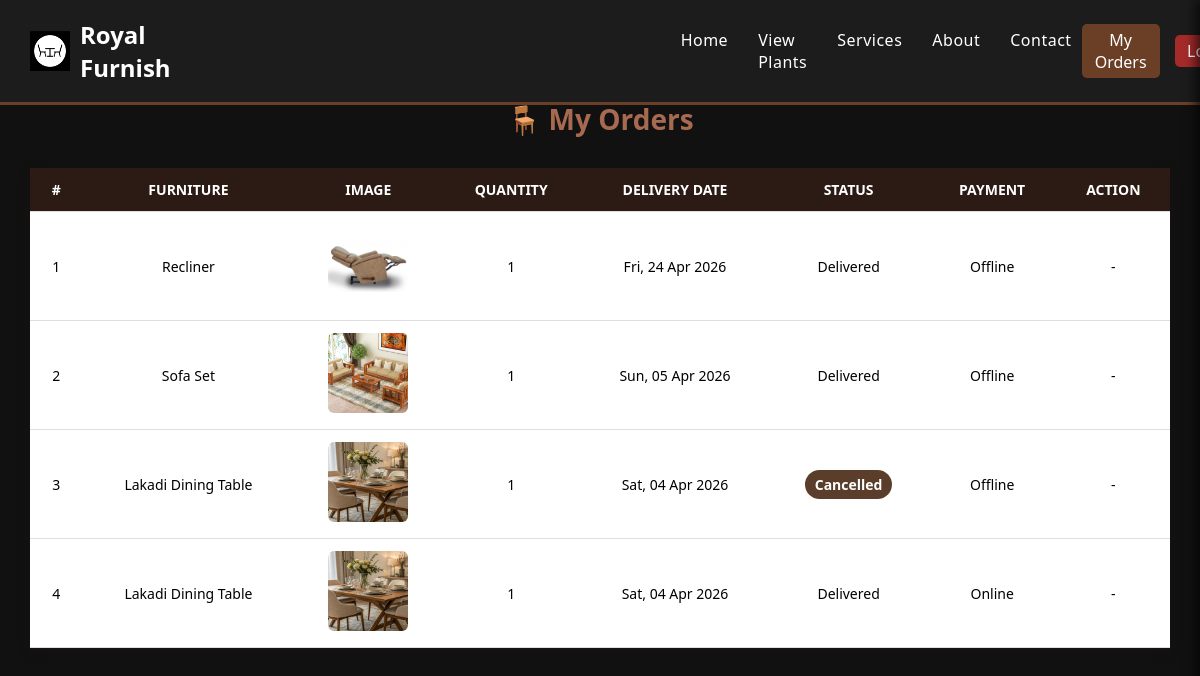
The page /my-orders/ (signed in) on the database its author committed.
### plants/models.py (models this page shows, shortened)
class Booking(models.Model):
    user = models.ForeignKey(User, on_delete=models.CASCADE)
    plant = models.ForeignKey(Plant, on_delete=models.CASCADE)
    first_name = models.CharField(max_length=50, default="N/A")
    last_name = models.CharField(max_length=50, default="N/A")
    contact = models.CharField(max_length=15, default="0000000000")
    address = models.TextField(default="N/A")
    state = models.CharField(max_length=50, default="N/A")
    district = models.CharField(max_length=50, default="N/A")
    location = models.CharField(max_length=50, default="N/A")
    pincode = models.CharField(max_length=10, default="000000")
    pay_method = models.CharField(max_length=10, choices=PAYMENT_CHOICES, default='offline')
    quantity = models.PositiveIntegerField(default=1)
    booking_date = models.DateTimeField(auto_now_add=True)
    delivery_date = models.DateTimeField(default=datetime.now() + timedelta(days=4))
    status = models.CharField(max_length=10, choices=ORDER_STATUS, default='pending')

class Plant(models.Model):
    plant_id = models.CharField(max_length=20, unique=True)
    name = models.CharField(max_length=100)
    info = models.TextField()
    price = models.DecimalField(max_digits=10, decimal_places=2)
    image = models.ImageField(upload_to='plants/')
    plant_type = models.CharField(max_length=100, default='Sapling')
    growth = models.CharField(max_length=50)  # e.g. 5 months / 10 months
    quality = models.CharField(max_length=50)
    quantity = models.IntegerField(default=0)

### plants/views.py (the view)
# urls.py: path('my-orders/', views.user_my_orders, name='user_my_orders'),
@login_required
def user_my_orders(request):
    bookings = Booking.objects.filter(user=request.user).order_by('-booking_date')
    return render(request, 'user_my_orders.html', {'bookings': bookings})

### templates/user_my_orders.html (shortened to what this page needs)
{% load static %}
<!DOCTYPE html>
<html>
<head>
</head>
<body>
{% include 'header.html' %}
<div class="container">
    <h1 style="text-align: center; color: #a76a50;">🪑 My Orders</h1>
    {% if bookings %}
        <table>
            <thead>
                <tr>
                    <th>#</th>
                    <th>Furniture</th>
                    <th>Image</th>
                    <th>Quantity</th>
                    <th>Delivery Date</th>
                    <th>Status</th>
                    <th>Payment</th>
                    <th>Action</th>
                </tr>
            </thead>
            <tbody>
                {% for booking in bookings %}
                <tr>
                    <td data-label="#"> {{ forloop.counter }} </td>
                    <td data-label="Furniture"> {{ booking.plant.name }} </td>
                    <td data-label="Image">
                        <img src="{{ booking.plant.image.url }}" alt="{{ booking.plant.name }}">
                    </td>
                    <td data-label="Quantity"> {{ booking.quantity }} </td>
                    <td data-label="Delivery Date"> {{ booking.delivery_date|date:"D, d M Y" }} </td>
                    <td data-label="Status">
                        <span class="status-{{ booking.status }}">{{ booking.status|title }}</span>
                    </td>
                    <td data-label="Payment"> {{ booking.pay_method|title }} </td>
                    <td data-label="Action">
                        {% if booking.status == "pending" %}
                        <form method="POST" action="{% url 'cancel_booking' booking.id %}">
                            {% csrf_token %}
                            <button type="submit">Cancel</button>
                        </form>
                        {% else %}
                            -
                        {% endif %}
                    </td>
                </tr>
                {% endfor %}
            </tbody>
        </table>
    {% else %}
        <div class="empty-message">
            You have no orders yet.
        </div>
    {% endif %}
</div>
</body>
</html>

### templates/header.html (shortened to what this page needs)
{% load static %}
<!DOCTYPE html>
<html lang="en">
<head>
</head>
<body>
<div class="header">
    <div class="logo">
        <img src="{% static 'logo.webp' %}" alt="Logo">
        <h2>Royal Furnish</h2>
    </div>
    <div class="nav">
        <a href="{% url 'home' %}">Home</a>
        <a href="{% url 'user_view_home_plants' %}">View Plants</a>
        <a href="{% url 'services' %}">Services</a>
        <a href="{% url 'about' %}">About</a>
        <a href="{% url 'contact' %}">Contact</a>
    </div>
    <div class="icons" style="display:flex; align-items:center; gap:15px; width:15%;">
        <a href="{% url 'user_my_orders' %}" class="logout" style="background:#6b3e26; color:white; width:100px; text-align:center;">My Orders</a>
        <a href="{% url 'logout' %}" class="logout" style="background:#a52a2a; color:white; width:100px; text-align:center;">Logout</a>
    </div>
</div>
</body>
</html>

### templates/user_my_orders.html (style rules this page uses)
body { font-family: 'Georgia', serif; background: #f5f5f5; margin: 0; padding-top: 80px; }
.container { width: 95%; max-width: 1200px; margin: auto; padding: 20px 0; }
h1 { color: #2b1b14; text-align: center; margin-bottom: 30px; font-size: 28px; }
table { width: 100%; border-collapse: collapse; background: white; box-shadow: 0 4px 12px rgba(43,27,20,0.2); animation: fadeIn 0.5s ease-out; }
th, td { padding: 12px 15px; text-align: center; font-size: 14px; border-bottom: 1px solid #ddd; }
th { background: #2b1b14; color: white; font-weight: 600; text-transform: uppercase; }
td img { width: 80px; height: 80px; object-fit: cover; border-radius: 6px; transition: transform 0.3s; }
.status-cancelled { background: #5a3e2b; color: white; font-weight: bold; padding: 5px 10px; border-radius: 20px; display: inline-block; }

### templates/header.html (style rules this page uses)
* { margin:0; padding:0; box-sizing:border-box; font-family: 'Poppins', 'Segoe UI', sans-serif; }
body { background:#111; padding-top:80px; }
.header { display:flex; justify-content:space-between; align-items:center; padding:18px 30px; background:#1c1c1c; color:white; position:fixed; top:0; left:0; width:100%; z-index:100; border-bottom:3px solid #6b3e26; }
.logo { display:flex; align-items:center; }
.logo img { width:40px; margin-right:10px; }
.nav { gap:10px; margin-left:500px; display:flex; align-items:left; }
.nav a { color:white; margin:0 10px; text-decoration:none; transition:0.3s; font-weight:500; letter-spacing:0.5px; }
.icons { width:10%; display:flex; align-items:center; gap:15px; }
.logout { background:#6b3e26; color:white; padding:5px 10px; border-radius:5px; text-decoration:none; transition:0.3s; }

### rows shown on the page
Booking: plant.name "Recliner", plant.image (picture), quantity "1", delivery_date "Fri, 24 Apr 2026", status "Delivered", pay_method "Offline"
Booking: plant.name "Sofa Set", plant.image (picture), quantity "1", delivery_date "Sun, 05 Apr 2026", status "Delivered", pay_method "Offline"
Booking: plant.name "Lakadi Dining Table", plant.image (picture), quantity "1", delivery_date "Sat, 04 Apr 2026", status "Cancelled", pay_method "Offline"
Booking: plant.name "Lakadi Dining Table", plant.image (picture), quantity "1", delivery_date "Sat, 04 Apr 2026", status "Delivered", pay_method "Online"
